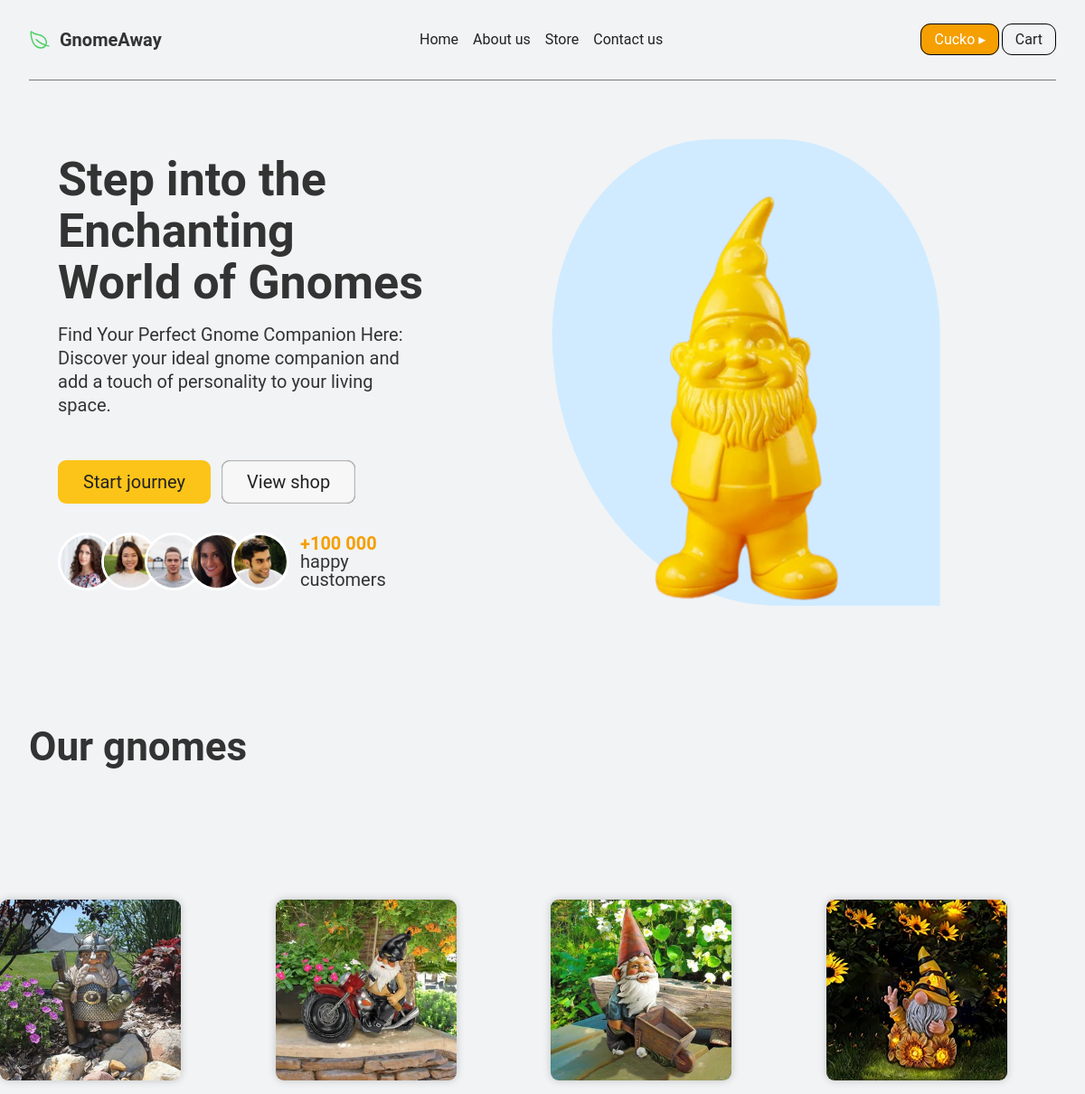
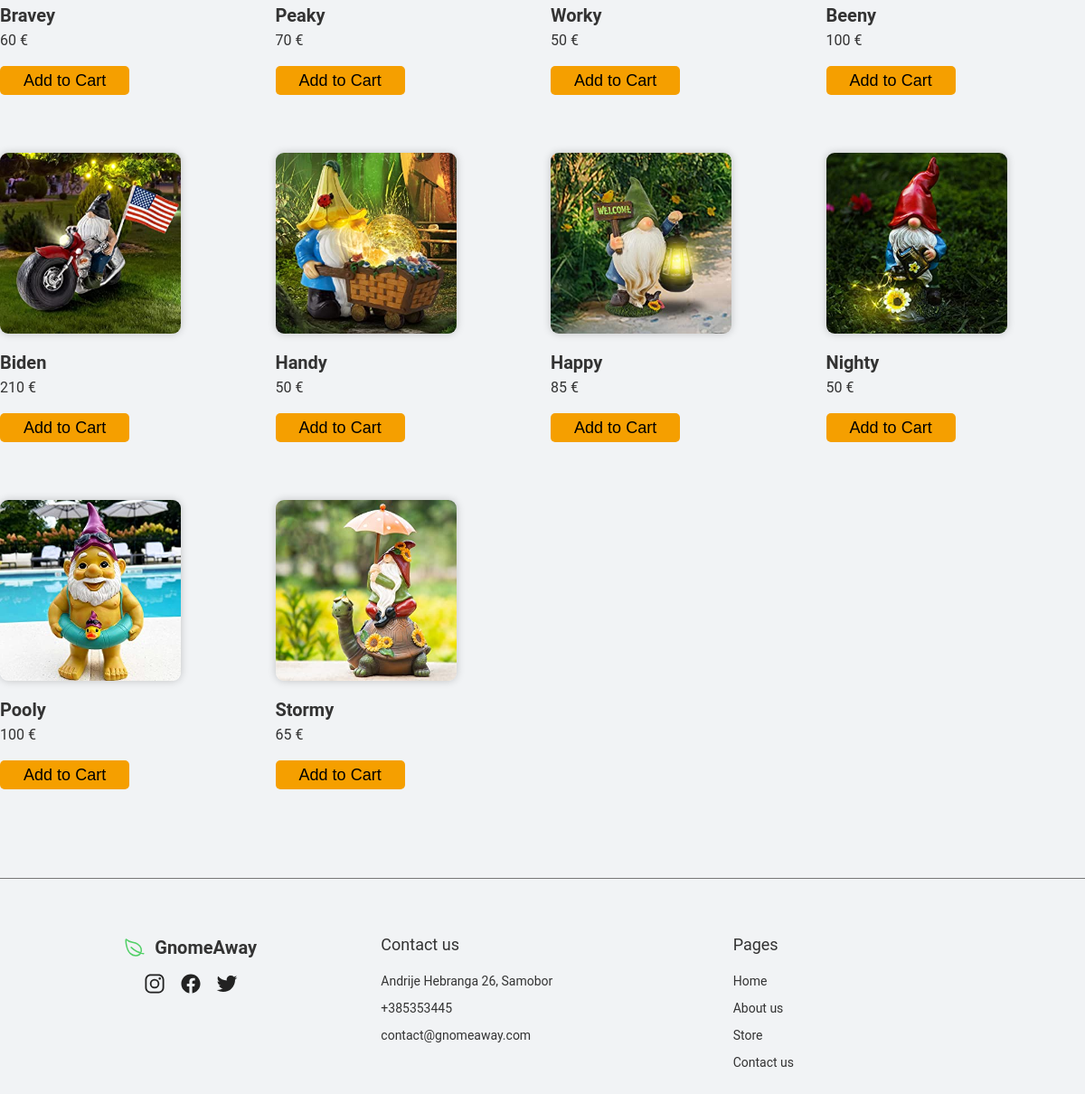
The page /index.php?page=store (signed in) on the database its author committed (2 pictures, top to bottom).
### tables this page shows
CREATE TABLE `gnomes` (
  `id` int(11) NOT NULL,
  `action` varchar(50) NOT NULL,
  `price` int(11) NOT NULL,
  `description` varchar(200) NOT NULL,
  `name` varchar(50) NOT NULL,
  `image` varchar(100) NOT NULL
);

### other/important.php (called while the page is built, shortened)
<?php
$page = $_GET["page"];
?>

### pages/store.php (the view)
<h1 class="secondary-heading container">Our gnomes</h1>
<section class="store container">
  <?php
        $sql="SELECT * FROM gnomes";
        $statement=$pdo->query($sql);
        $result=$statement->fetchAll();
        if($result){
          foreach($result as $row){
            echo '<section class="products">
              <img class="imageProduct" src="'. $row["image"] .'"><br>
              <span class="nameProduct"><b>'. $row["name"].'</b></span> <br>
              <span class="priceProduct">'. $row["price"] .' €</span> <br><br>
              <button class="btnProduct" name="addToCard" onclick="addToCart('.$row["id"].',`'.$row["name"].'`)">Add to Cart</button>
            </section>';
          }
        }
      ?>
</section>

### other/select_page.php (shortened to what this page needs)
<?php
$arrayOfFileNames = array();
$fileList = glob('./pages/*');
foreach($fileList as $filename){
    if(is_file($filename) && ((basename($filename) != "footer") || (basename($filename) != "header"))){
        $arrayOfFileNames[] = basename($filename, ".php");
    }
}
if(isset($page)) {
    foreach($arrayOfFileNames as $e) {
        if($page == $e) {
            require_once("./pages/" . $e . ".php");
        }
    }
}
?>

### css/general.css (style rules this page uses)
html { font-size: 62.5%; overflow-x: hidden; }
body { font-family: "Roboto", sans-serif; color: #333; background-color: #f1f3f5; }
* { padding: 0; margin: 0; line-height: 1; box-sizing: border-box; }
.container { margin: 0 auto; padding: 0 3.2rem; max-width: 140rem; }
.secondary-heading { font-size: 4.4rem; line-height: 1.2; margin-bottom: 4.4rem; }

### css/style.css (style rules this page uses)
.store { display: grid; grid-template-columns: repeat(4, 1fr); row-gap: 6.4rem; column-gap: 1.8rem; padding: 9.8rem 0; }
.products { display: flex; flex-direction: column; align-items: left; }
.imageProduct { border-radius: 9px; box-shadow: 0 0 1rem 0 rgb(0, 0, 0, 0.2); width: 20rem; height: 20rem; }
.nameProduct { font-size: 2rem; margin-top: 1.2rem; }
.priceProduct { font-size: 1.6rem; }
.btnProduct { width: 50%; font-size: 1.8rem; padding: 0.7rem 1.4rem; background-color: #f59f00; border: none; border-radius: 5px; }

### rows shown on the page
gnomes: image (picture), name "Bravey", price "60"
gnomes: image (picture), name "Peaky", price "70"
gnomes: image (picture), name "Worky", price "50"
gnomes: image (picture), name "Beeny", price "100"
gnomes: image (picture), name "Biden", price "210"
gnomes: image (picture), name "Handy", price "50"
gnomes: image (picture), name "Happy", price "85"
gnomes: image (picture), name "Nighty", price "50"
gnomes: image (picture), name "Pooly", price "100"
gnomes: image (picture), name "Stormy", price "65"

### other values the page prints
$_SESSION['username'] "Cucko"
